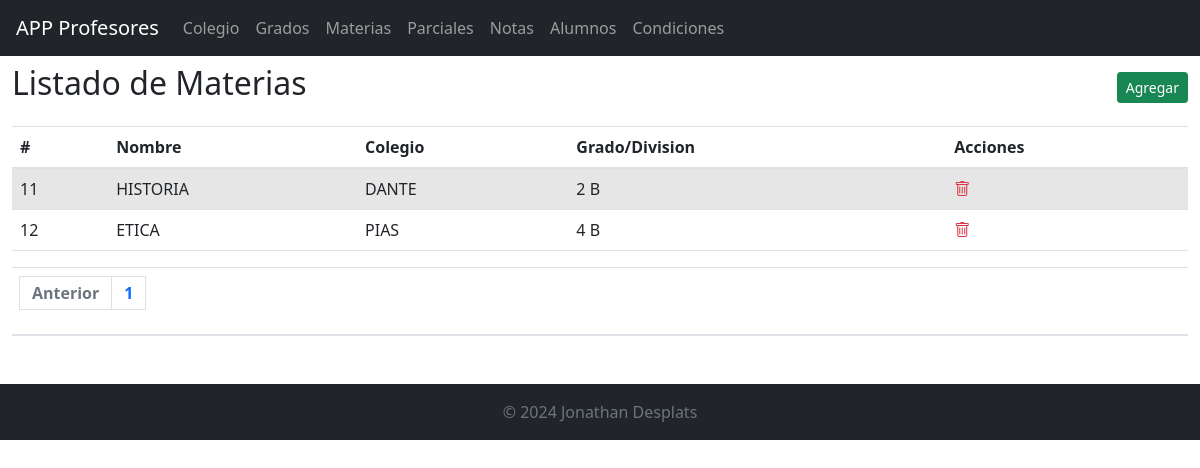
The page /materias/ver on the database its author committed.
### tables this page shows
CREATE TABLE materias (
  id INTEGER PRIMARY KEY AUTOINCREMENT,
  nombre VARCHAR(255) NOT NULL,
  id_colegio INTEGER NOT NULL,
  id_grado INTEGER NOT NULL,
  FOREIGN KEY (id_colegio) REFERENCES colegios(id),
  FOREIGN KEY (id_grado) REFERENCES grados(id)
);

CREATE TABLE colegios (
  id INTEGER PRIMARY KEY AUTOINCREMENT,
  nombre VARCHAR(255) NOT NULL
);

CREATE TABLE grados (
  id INTEGER PRIMARY KEY AUTOINCREMENT,
  nombre VARCHAR(255) NOT NULL
, division TEXT);

### routers/materias.py (the view)
@router.get("/materias/ver")
def verMaterias(req:Request, page: int = 1):
    verDb = FuncionesDB()
    materias = verDb.mostrarTabla("materias")
    colegios = verDb.mostrarTabla("colegios")
    grados = verDb.mostrarTabla("grados")
    materias = verDb.mostrarTablaPaginada("materias", page, 15)
    total_materias = verDb.contarFilas("materias")
    total_paginas = math.ceil(total_materias / 15)
    return template.TemplateResponse("materias_ver.html", { "request" : req, "colegios": colegios, "grados": grados, "materias": materias, "page": page, "total_paginas": total_paginas })

### templates/materias_ver.html (shortened to what this page needs)
{% include 'header.html' %}
{% include 'menu.html' %}
<div class="container-fluid mt-2">
  <div class="d-flex justify-content-between align-items-center mb-3">
    <h2>Listado de Materias</h2>
    <a href="/materias/nuevo/" class="btn btn-success btn-sm">Agregar</a>
  </div>
  <div class="table-responsive">
      <table class="table table-striped w-100">
          <thead>
              <tr>
                  <th>#</th>
                  <th>Nombre</th>
                  <th>Colegio</th>
                  <th>Grado/Division</th>
                  <th>Acciones</th>
              </tr>
          </thead>
          <tbody>
            {% for materia in materias %}
            <tr>
                <td>{{ materia[0] }}</td>
                <td>{{ materia[1] }}</td>
                {% for colegio in colegios %}
                {% if colegio[0] == materia[2] %}
                <td>{{ colegio[1] }}</td>
                {% endif %}
                {% endfor %}
                {% for grado in grados %}
                {% if grado[0] == materia[3] %}
                <td>{{ grado[1] }} {{ grado[2] }}</td>
                {% endif %}
                {% endfor %}
                <td><a href="#" onclick="confirmarBorrado('{{ materia[0] }}')"><i class="bi bi-trash text-danger"></i></td>
            </tr>
            {% endfor %}
          </tbody>
      </table>
      <table class="table table-striped m-0">
        <thead><tr><th class="text-white m-0">
          <nav aria-label="Page navigation example m-0">
              <ul class="pagination">
                  <li class="page-item">
                      {% if page > 1 %}
                          <a class="page-link" href="/materias/ver?page={{ page - 1 }}">Anterior</a>
                          {% else %}
                          <li class="page-item disabled">
                              <a class="page-link">Anterior</a>
                          </li>
                      {% endif %}
                  </li>
                  {% for i in range(total_paginas) %}
                      <li class="page-item"><a class="page-link" href="/materias/ver?page={{ i + 1 }}">{{ i + 1 }}</a></li>
                  {% endfor %}
              </ul>
          </nav>
        </tr></thead>
      </table>
  </div>
</div>
{% include 'footer.html' %}

### rows shown on the page
materias: id "11", nombre "HISTORIA"
colegios: nombre "DANTE"
grados: nombre "2", division "B"
materias: id "12", nombre "ETICA"
colegios: nombre "PIAS"
grados: nombre "4", division "B"

### other values the page prints
{{ i + 1 }} "1"
